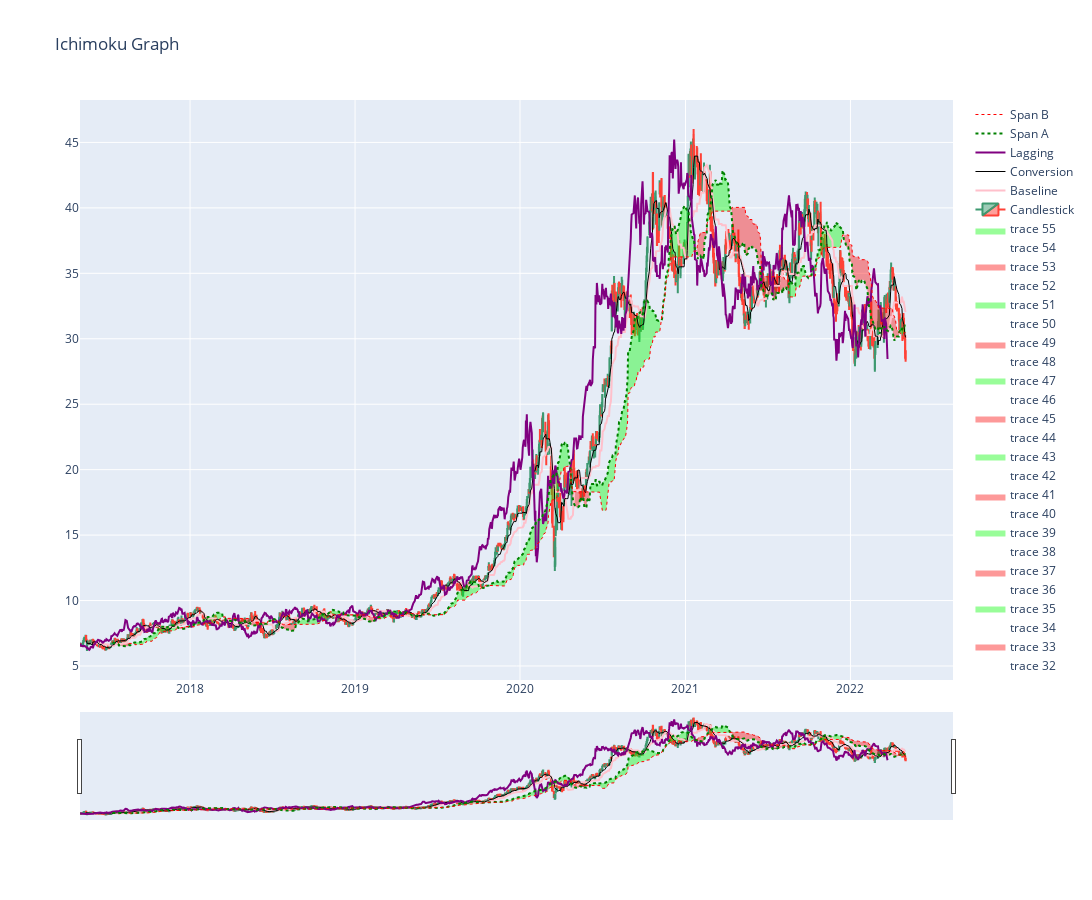

Notebook code for this chart:
### Markdown cell above
Video about Ichimoku:
    https://www.youtube.com/watch?v=zOWzs5nVWG8

### Code cell
test_df_A = get_stock_df_from_csv("WEGE3,SA")
get_Ichimoku(test_df_A)
